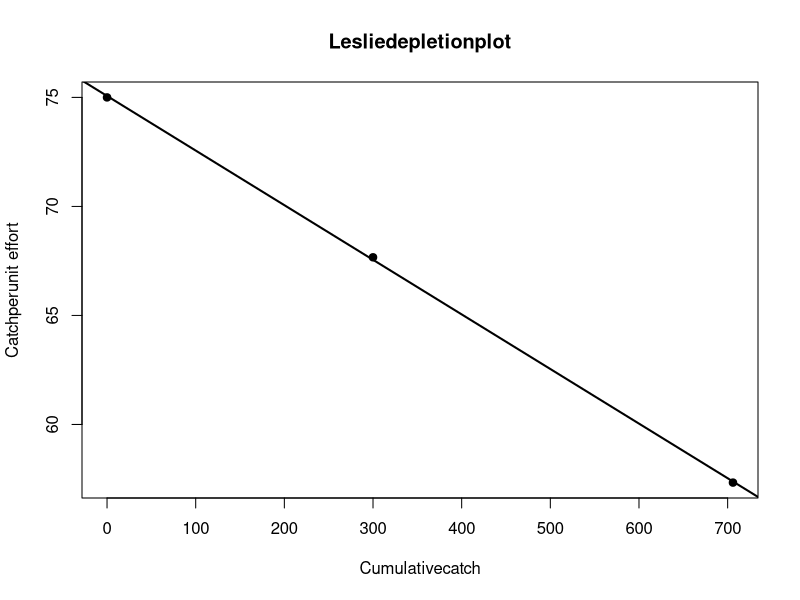
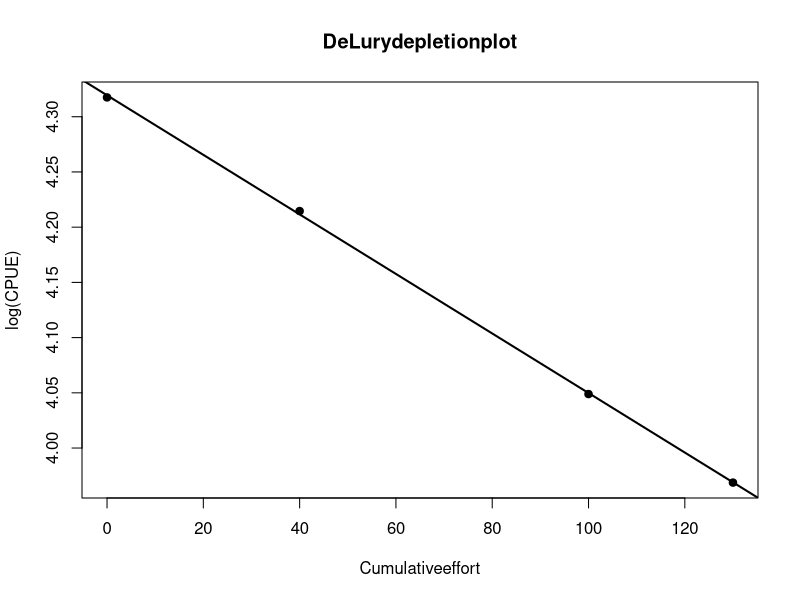

These figures' R source, in order:
# Learning how to:
#  • compute the Petersen estimate
#  • compute the Schnabel estimate
#  • fit a Leslie depletion regression
#  • fit a DeLury depletion regression
#  • visualize the fitted relationships

#  1:Petersen estimator
M <- 340
C <- 2200
R <- 85
Nhat <- (M* C) / R
Nhat
# roughs tandard error
SE <- sqrt((M^2* C *(C-R)) / (R^3))
SE
# approximate 95% confidence interval
lower <- Nhat- 2*SE
upper <- Nhat+ 2*SE
c(Nhat = Nhat,SE = SE,lower = lower,upper = upper)
  
# 2: Schnabel estimator
Ct <- c(35,85, 120, 90)
Mt <- c(0,35, 115, 223)
Rt <- c(0,5, 12,20)
Nhat_schnabel <- sum(Ct*Mt) / sum(Rt)
Nhat_schnabel

# 3: Leslie method
# Leslie depletion method
catch <- c(300, 406, 172)
effort <- c(4, 6, 3)
cpue <- catch / effort
cumcatch <- c(0,cumsum(catch)[-length(catch)])
dat_leslie <- data.frame(catch, effort,cpue, cumcatch)
dat_leslie
fit_leslie <- lm(cpue~cumcatch, data = dat_leslie)
summary(fit_leslie)
intercept <- coef(fit_leslie)[1]
slope <- coef(fit_leslie)[2]
q <- -slope
N0 <- intercept / q
c(q = q, N0 = N0)

# 4:Plot for Leslie method
plot(dat_leslie$cumcatch, dat_leslie$cpue,
     pch = 19,
     xlab = "Cumulativecatch",
     ylab = "Catchperunit effort",
     main = "Lesliedepletionplot")
abline(fit_leslie,lwd = 2)

# 5:DeLury method
# DeLury depletion method
catch <- c(3000,4060,1720,3175)
effort <- c(40,60,30,60)
cpue <- catch / effort
cum_effort <- cumsum(c(0,effort[-length(effort)]))
log_cpue <- log(cpue)
dat_delury <- data.frame(catch, effort,cpue, cum_effort, log_cpue)
dat_delury
fit_delury <- lm(log_cpue~cum_effort, data = dat_delury)
summary(fit_delury)
intercept <- coef(fit_delury)[1]
slope <- coef(fit_delury)[2]
q <- -slope
N0 <- exp(intercept) / q
c(q = q, N0 = N0)

# 6:Plot for DeLury method
plot(dat_delury$cum_effort, dat_delury$log_cpue,
     pch = 19,
     xlab = "Cumulativeeffort",
     ylab = "log(CPUE)",
     main = "DeLurydepletionplot")
abline(fit_delury,lwd = 2)

# 7:Catch composition method
# Catch composition example
P1 <- 24 / 40
P2 <- 28 / 60
C <- 200
Cx <- 140
Nhat <- (Cx- P2 *C) / (P1- P2)
Nx <- P1*(Cx- P2*C) / (P1- P2)
Ny <- Nhat-Nx
c(N_total = Nhat, N_male = Nx, N_female = Ny)

#  8: A reusable Petersen function
petersen_est <- function(M, C,R){
  Nhat <- (M* C) / R
  SE <- sqrt((M^2*C *(C-R)) / (R^3))
  lower <- Nhat- 2*SE
  upper <- Nhat+ 2*SE
  data.frame(
    M = M,
    C = C,
    R = R,
    Nhat = Nhat,
    SE = SE,
    lower95 = lower,
    upper95 = upper
  )
}
petersen_est(M = 340, C =2200, R = 85)
             
#  9: A reusable Schnabel function
schnabel_est <- function(Ct, Mt,Rt) {
  if(length(Ct) != length(Mt)||length(Mt) != length(Rt)) {
    stop("Ct,Mt, andRtmusthavethe same length.")
  }
  Nhat <- sum(Ct * Mt) / sum(Rt)
  return(Nhat)
}
Ct <- c(35,85, 120, 90)
Mt <- c(0,35, 115, 223)
Rt <- c(0,5, 12,20)
schnabel_est(Ct, Mt, Rt)
47 / 52

# Interpretation of results
# When reporting fish population estimates, always state:
# • the method used
# • the assumptions made
# • the sampling design
# • the point estimate
# • the uncertainty, if available
# • practical limitations

# Common sources of bias:
# • loss of tags or marks
# • unequal catchability of marked and unmarked fish
# • non-random mixing
# • recruitment during the study
# • deaths or emigration of marked fish
# • inaccurate effort measurement
# • inaccurate catch composition data
# • violation of constant catchability in depletion models

# Key take-home messages:
# • Fish population estimation is central to fisheries science and management.
# • Different designs suit different biological and operational settings.
# • Mark-recapture methods are powerful but assumption-sensitive.
# • Depletion methods rely on changing CPUE as stocks are fished down.
# • VPA is particularly useful when catch-at-age data are available.
# • Method choice should always be guided by study design, assumptions, and data quality.
